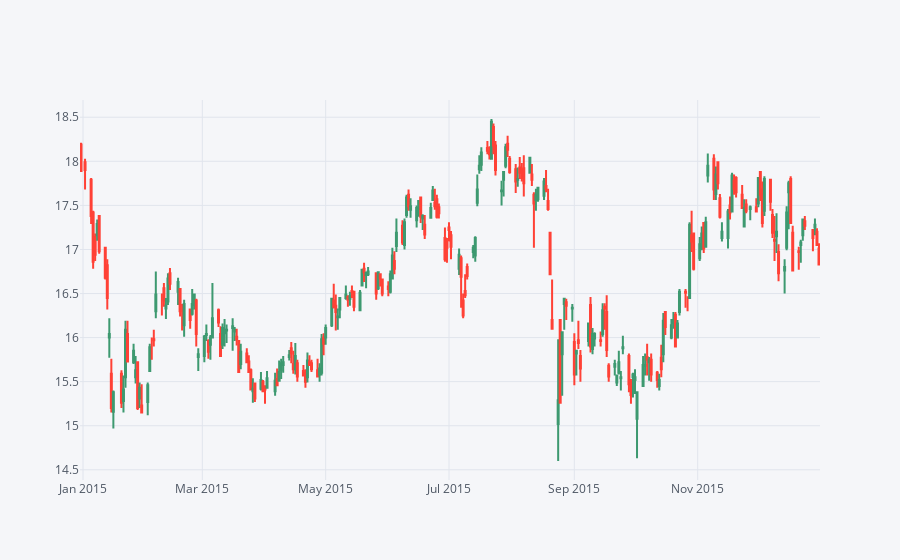

Write notebook code for a chart like this one.
### Markdown cell above
** Use .iplot(kind='candle) to create a candle plot of Bank of America's stock from Jan 1st 2015 to Jan 1st 2016.**

### Code cell
bank_stocks.loc['20141231':'20160101']['BAC'].iplot(kind = 'candle')

### Figure 1 — Plotly figure (JSON) as saved in the notebook; plotly's stock layout.template omitted (floating-point values rounded to 4 significant figures; data arrays with more than 128 entries replaced by an {"elided": "..."} marker saying what was removed)
{"data": [{"close": {"elided": "253 float values"}, "high": {"elided": "253 float values"}, "low": {"elided": "253 float values"}, "open": {"elided": "253 float values"}, "showlegend": false, "type": "candlestick", "x": {"elided": "253 str values"}, "yaxis": "y2"}], "layout": {"legend": {"bgcolor": "#F5F6F9", "font": {"color": "#4D5663"}}, "paper_bgcolor": "#F5F6F9", "plot_bgcolor": "#F5F6F9", "title": {"font": {"color": "#4D5663"}}, "xaxis": {"gridcolor": "#E1E5ED", "rangeslider": {"visible": false}, "showgrid": true, "tickfont": {"color": "#4D5663"}, "title": {"font": {"color": "#4D5663"}, "text": ""}, "zerolinecolor": "#E1E5ED"}, "yaxis": {"gridcolor": "#E1E5ED", "showgrid": true, "showticklabels": false, "tickfont": {"color": "#4D5663"}, "title": {"font": {"color": "#4D5663"}, "text": ""}, "zerolinecolor": "#E1E5ED"}, "yaxis2": {"gridcolor": "#E1E5ED", "showgrid": true, "tickfont": {"color": "#4D5663"}, "title": {"font": {"color": "#4D5663"}, "text": ""}, "zerolinecolor": "#E1E5ED"}}}
